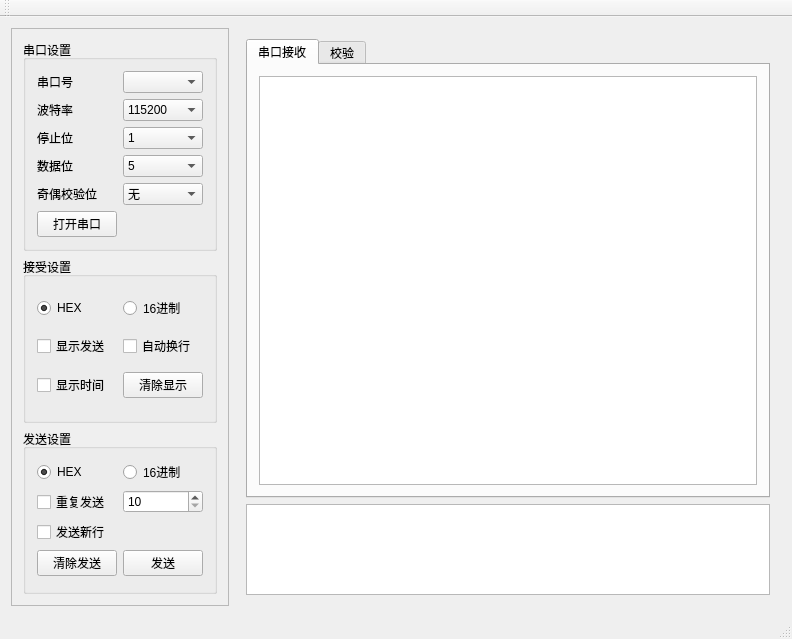
<?xml version="1.0" encoding="UTF-8"?>
<ui version="4.0">
 <class>MainWindow</class>
 <widget class="QMainWindow" name="MainWindow">
  <property name="geometry">
   <rect>
    <x>0</x>
    <y>0</y>
    <width>792</width>
    <height>639</height>
   </rect>
  </property>
  <property name="windowTitle">
   <string>HecCom</string>
  </property>
  <widget class="QWidget" name="centralWidget">
   <layout class="QHBoxLayout" name="horizontalLayout_13">
    <item>
     <widget class="QFrame" name="frame_8">
      <property name="maximumSize">
       <size>
        <width>231</width>
        <height>16777215</height>
       </size>
      </property>
      <property name="frameShape">
       <enum>QFrame::StyledPanel</enum>
      </property>
      <property name="frameShadow">
       <enum>QFrame::Raised</enum>
      </property>
      <layout class="QVBoxLayout" name="verticalLayout_5">
       <item>
        <widget class="QGroupBox" name="groupBox">
         <property name="title">
          <string>串口设置</string>
         </property>
         <layout class="QVBoxLayout" name="verticalLayout">
          <item>
           <layout class="QHBoxLayout" name="horizontalLayout">
            <item>
             <widget class="QLabel" name="label">
              <property name="maximumSize">
               <size>
                <width>16777215</width>
                <height>16777215</height>
               </size>
              </property>
              <property name="text">
               <string>串口号</string>
              </property>
             </widget>
            </item>
            <item>
             <widget class="QComboBox" name="PortBox">
              <property name="maximumSize">
               <size>
                <width>16777215</width>
                <height>16777215</height>
               </size>
              </property>
             </widget>
            </item>
           </layout>
          </item>
          <item>
           <layout class="QHBoxLayout" name="horizontalLayout_2">
            <item>
             <widget class="QLabel" name="label_6">
              <property name="maximumSize">
               <size>
                <width>16777215</width>
                <height>16777215</height>
               </size>
              </property>
              <property name="text">
               <string>波特率</string>
              </property>
             </widget>
            </item>
            <item>
             <widget class="QComboBox" name="BaudBox">
              <property name="maximumSize">
               <size>
                <width>16777215</width>
                <height>16777215</height>
               </size>
              </property>
              <item>
               <property name="text">
                <string>115200</string>
               </property>
              </item>
              <item>
               <property name="text">
                <string>57600</string>
               </property>
              </item>
              <item>
               <property name="text">
                <string>38400</string>
               </property>
              </item>
              <item>
               <property name="text">
                <string>19200</string>
               </property>
              </item>
              <item>
               <property name="text">
                <string>9600</string>
               </property>
              </item>
              <item>
               <property name="text">
                <string>4800</string>
               </property>
              </item>
              <item>
               <property name="text">
                <string>1200</string>
               </property>
              </item>
             </widget>
            </item>
           </layout>
          </item>
          <item>
           <layout class="QHBoxLayout" name="horizontalLayout_3">
            <item>
             <widget class="QLabel" name="label_7">
              <property name="maximumSize">
               <size>
                <width>16777215</width>
                <height>16777215</height>
               </size>
              </property>
              <property name="text">
               <string>停止位</string>
              </property>
             </widget>
            </item>
            <item>
             <widget class="QComboBox" name="StopBox">
              <property name="maximumSize">
               <size>
                <width>16777215</width>
                <height>16777215</height>
               </size>
              </property>
              <item>
               <property name="text">
                <string>1</string>
               </property>
              </item>
              <item>
               <property name="text">
                <string>1.5</string>
               </property>
              </item>
              <item>
               <property name="text">
                <string>2</string>
               </property>
              </item>
             </widget>
            </item>
           </layout>
          </item>
          <item>
           <layout class="QHBoxLayout" name="horizontalLayout_4">
            <item>
             <widget class="QLabel" name="label_8">
              <property name="maximumSize">
               <size>
                <width>16777215</width>
                <height>16777215</height>
               </size>
              </property>
              <property name="text">
               <string>数据位</string>
              </property>
             </widget>
            </item>
            <item>
             <widget class="QComboBox" name="DataBox">
              <property name="maximumSize">
               <size>
                <width>16777215</width>
                <height>16777215</height>
               </size>
              </property>
              <item>
               <property name="text">
                <string>5</string>
               </property>
              </item>
              <item>
               <property name="text">
                <string>6</string>
               </property>
              </item>
              <item>
               <property name="text">
                <string>7</string>
               </property>
              </item>
              <item>
               <property name="text">
                <string>8</string>
               </property>
              </item>
             </widget>
            </item>
           </layout>
          </item>
          <item>
           <layout class="QHBoxLayout" name="horizontalLayout_5">
            <item>
             <widget class="QLabel" name="label_9">
              <property name="maximumSize">
               <size>
                <width>16777215</width>
                <height>16777215</height>
               </size>
              </property>
              <property name="text">
               <string>奇偶校验位</string>
              </property>
             </widget>
            </item>
            <item>
             <widget class="QComboBox" name="ParityBox">
              <item>
               <property name="text">
                <string>无</string>
               </property>
              </item>
              <item>
               <property name="text">
                <string>奇校验</string>
               </property>
              </item>
              <item>
               <property name="text">
                <string>偶校验</string>
               </property>
              </item>
             </widget>
            </item>
           </layout>
          </item>
          <item>
           <layout class="QHBoxLayout" name="horizontalLayout_6">
            <item>
             <widget class="QPushButton" name="openButton">
              <property name="text">
               <string>打开串口</string>
              </property>
             </widget>
            </item>
            <item>
             <spacer name="horizontalSpacer">
              <property name="orientation">
               <enum>Qt::Horizontal</enum>
              </property>
              <property name="sizeHint" stdset="0">
               <size>
                <width>40</width>
                <height>20</height>
               </size>
              </property>
             </spacer>
            </item>
           </layout>
          </item>
         </layout>
        </widget>
       </item>
       <item>
        <widget class="QGroupBox" name="groupBox_2">
         <property name="title">
          <string>接受设置</string>
         </property>
         <layout class="QVBoxLayout" name="verticalLayout_2">
          <item>
           <layout class="QHBoxLayout" name="horizontalLayout_8">
            <item>
             <widget class="QRadioButton" name="rTextRadio">
              <property name="text">
               <string>HEX</string>
              </property>
              <property name="checked">
               <bool>true</bool>
              </property>
             </widget>
            </item>
            <item>
             <widget class="QRadioButton" name="rHexRadio">
              <property name="text">
               <string>16进制</string>
              </property>
             </widget>
            </item>
           </layout>
          </item>
          <item>
           <layout class="QHBoxLayout" name="horizontalLayout_7">
            <item>
             <widget class="QCheckBox" name="reDisplay">
              <property name="text">
               <string>显示发送 </string>
              </property>
             </widget>
            </item>
            <item>
             <widget class="QCheckBox" name="LineChangeButton">
              <property name="text">
               <string>自动换行</string>
              </property>
             </widget>
            </item>
           </layout>
          </item>
          <item>
           <layout class="QHBoxLayout" name="horizontalLayout_9">
            <item>
             <widget class="QCheckBox" name="TimeButton">
              <property name="text">
               <string>显示时间</string>
              </property>
             </widget>
            </item>
            <item>
             <widget class="QPushButton" name="r_clearButton">
              <property name="text">
               <string>清除显示</string>
              </property>
             </widget>
            </item>
           </layout>
          </item>
         </layout>
        </widget>
       </item>
       <item>
        <widget class="QGroupBox" name="groupBox_3">
         <property name="title">
          <string>发送设置</string>
         </property>
         <layout class="QVBoxLayout" name="verticalLayout_3">
          <item>
           <layout class="QHBoxLayout" name="horizontalLayout_10">
            <item>
             <widget class="QRadioButton" name="sTextRadio">
              <property name="text">
               <string>HEX</string>
              </property>
              <property name="checked">
               <bool>true</bool>
              </property>
             </widget>
            </item>
            <item>
             <widget class="QRadioButton" name="sHexRadio">
              <property name="text">
               <string>16进制</string>
              </property>
             </widget>
            </item>
           </layout>
          </item>
          <item>
           <layout class="QHBoxLayout" name="horizontalLayout_11">
            <item>
             <widget class="QCheckBox" name="reSendCheck">
              <property name="text">
               <string>重复发送</string>
              </property>
             </widget>
            </item>
            <item>
             <widget class="QSpinBox" name="spinBox">
              <property name="minimum">
               <number>10</number>
              </property>
              <property name="maximum">
               <number>100000</number>
              </property>
              <property name="singleStep">
               <number>1</number>
              </property>
             </widget>
            </item>
           </layout>
          </item>
          <item>
           <layout class="QHBoxLayout" name="horizontalLayout_19">
            <item>
             <widget class="QCheckBox" name="sLinechange">
              <property name="text">
               <string>发送新行</string>
              </property>
             </widget>
            </item>
            <item>
             <spacer name="horizontalSpacer_8">
              <property name="orientation">
               <enum>Qt::Horizontal</enum>
              </property>
              <property name="sizeHint" stdset="0">
               <size>
                <width>40</width>
                <height>20</height>
               </size>
              </property>
             </spacer>
            </item>
           </layout>
          </item>
          <item>
           <layout class="QHBoxLayout" name="horizontalLayout_12">
            <item>
             <widget class="QPushButton" name="s_clearButton">
              <property name="text">
               <string>清除发送</string>
              </property>
             </widget>
            </item>
            <item>
             <widget class="QPushButton" name="sendButton">
              <property name="text">
               <string>发送</string>
              </property>
             </widget>
            </item>
           </layout>
          </item>
         </layout>
        </widget>
       </item>
      </layout>
     </widget>
    </item>
    <item>
     <widget class="QFrame" name="frame_1">
      <layout class="QVBoxLayout" name="verticalLayout_4">
       <item>
        <widget class="QTabWidget" name="tabWidget">
         <property name="font">
          <font>
           <pointsize>9</pointsize>
          </font>
         </property>
         <property name="currentIndex">
          <number>0</number>
         </property>
         <widget class="QWidget" name="tab">
          <attribute name="title">
           <string>串口接收</string>
          </attribute>
          <layout class="QVBoxLayout" name="verticalLayout_10">
           <item>
            <widget class="QTextBrowser" name="rTextBuffer">
             <property name="maximumSize">
              <size>
               <width>16777215</width>
               <height>16777211</height>
              </size>
             </property>
            </widget>
           </item>
          </layout>
         </widget>
         <widget class="QWidget" name="tab_2">
          <attribute name="title">
           <string>校验</string>
          </attribute>
          <layout class="QVBoxLayout" name="verticalLayout_6">
           <item>
            <widget class="QTabWidget" name="tabWidget_2">
             <property name="font">
              <font>
               <pointsize>9</pointsize>
              </font>
             </property>
             <property name="currentIndex">
              <number>0</number>
             </property>
             <widget class="QWidget" name="tab_3">
              <attribute name="title">
               <string>协议</string>
              </attribute>
              <layout class="QVBoxLayout" name="verticalLayout_7">
               <item>
                <widget class="QFrame" name="frame_3">
                 <property name="frameShape">
                  <enum>QFrame::StyledPanel</enum>
                 </property>
                 <property name="frameShadow">
                  <enum>QFrame::Raised</enum>
                 </property>
                 <layout class="QHBoxLayout" name="horizontalLayout_15">
                  <item>
                   <widget class="QLabel" name="label_2">
                    <property name="font">
                     <font>
                      <pointsize>12</pointsize>
                     </font>
                    </property>
                    <property name="text">
                     <string>命令字  </string>
                    </property>
                   </widget>
                  </item>
                  <item>
                   <widget class="QLineEdit" name="OrderBuffer">
                    <property name="font">
                     <font>
                      <pointsize>15</pointsize>
                     </font>
                    </property>
                   </widget>
                  </item>
                  <item>
                   <widget class="QLabel" name="label_3">
                    <property name="font">
                     <font>
                      <pointsize>12</pointsize>
                     </font>
                    </property>
                    <property name="text">
                     <string>机器码</string>
                    </property>
                   </widget>
                  </item>
                  <item>
                   <widget class="QLineEdit" name="MachineBuffer">
                    <property name="font">
                     <font>
                      <pointsize>15</pointsize>
                     </font>
                    </property>
                   </widget>
                  </item>
                 </layout>
                </widget>
               </item>
               <item>
                <widget class="QFrame" name="frame_4">
                 <property name="frameShape">
                  <enum>QFrame::StyledPanel</enum>
                 </property>
                 <property name="frameShadow">
                  <enum>QFrame::Raised</enum>
                 </property>
                 <layout class="QHBoxLayout" name="horizontalLayout_16">
                  <item>
                   <widget class="QLabel" name="label_4">
                    <property name="font">
                     <font>
                      <pointsize>12</pointsize>
                     </font>
                    </property>
                    <property name="text">
                     <string>数据类型</string>
                    </property>
                   </widget>
                  </item>
                  <item>
                   <widget class="QLineEdit" name="DataTypeBuffer">
                    <property name="font">
                     <font>
                      <pointsize>15</pointsize>
                     </font>
                    </property>
                   </widget>
                  </item>
                  <item>
                   <widget class="QLabel" name="label_5">
                    <property name="font">
                     <font>
                      <pointsize>12</pointsize>
                     </font>
                    </property>
                    <property name="text">
                     <string>端口号</string>
                    </property>
                   </widget>
                  </item>
                  <item>
                   <widget class="QLineEdit" name="PortBuffer">
                    <property name="font">
                     <font>
                      <pointsize>15</pointsize>
                     </font>
                    </property>
                   </widget>
                  </item>
                 </layout>
                </widget>
               </item>
               <item>
                <widget class="QFrame" name="frame_5">
                 <property name="frameShape">
                  <enum>QFrame::StyledPanel</enum>
                 </property>
                 <property name="frameShadow">
                  <enum>QFrame::Raised</enum>
                 </property>
                 <layout class="QHBoxLayout" name="horizontalLayout_17">
                  <item>
                   <widget class="QLabel" name="label_10">
                    <property name="font">
                     <font>
                      <pointsize>12</pointsize>
                     </font>
                    </property>
                    <property name="text">
                     <string>网址</string>
                    </property>
                   </widget>
                  </item>
                  <item>
                   <widget class="QLineEdit" name="WebBuffer">
                    <property name="font">
                     <font>
                      <pointsize>15</pointsize>
                     </font>
                    </property>
                   </widget>
                  </item>
                 </layout>
                </widget>
               </item>
              </layout>
             </widget>
             <widget class="QWidget" name="tab_4">
              <attribute name="title">
               <string>字符</string>
              </attribute>
              <layout class="QVBoxLayout" name="verticalLayout_8">
               <item>
                <widget class="QFrame" name="frame_6">
                 <property name="minimumSize">
                  <size>
                   <width>0</width>
                   <height>50</height>
                  </size>
                 </property>
                 <property name="maximumSize">
                  <size>
                   <width>16777215</width>
                   <height>50</height>
                  </size>
                 </property>
                 <property name="frameShape">
                  <enum>QFrame::StyledPanel</enum>
                 </property>
                 <property name="frameShadow">
                  <enum>QFrame::Raised</enum>
                 </property>
                 <layout class="QHBoxLayout" name="horizontalLayout_18">
                  <item>
                   <widget class="QCheckBox" name="HexBox">
                    <property name="font">
                     <font>
                      <pointsize>12</pointsize>
                     </font>
                    </property>
                    <property name="text">
                     <string>16进制</string>
                    </property>
                   </widget>
                  </item>
                  <item>
                   <spacer name="horizontalSpacer_5">
                    <property name="orientation">
                     <enum>Qt::Horizontal</enum>
                    </property>
                    <property name="sizeHint" stdset="0">
                     <size>
                      <width>129</width>
                      <height>20</height>
                     </size>
                    </property>
                   </spacer>
                  </item>
                  <item>
                   <spacer name="horizontalSpacer_6">
                    <property name="orientation">
                     <enum>Qt::Horizontal</enum>
                    </property>
                    <property name="sizeHint" stdset="0">
                     <size>
                      <width>128</width>
                      <height>20</height>
                     </size>
                    </property>
                   </spacer>
                  </item>
                  <item>
                   <spacer name="horizontalSpacer_7">
                    <property name="orientation">
                     <enum>Qt::Horizontal</enum>
                    </property>
                    <property name="sizeHint" stdset="0">
                     <size>
                      <width>129</width>
                      <height>20</height>
                     </size>
                    </property>
                   </spacer>
                  </item>
                 </layout>
                </widget>
               </item>
               <item>
                <widget class="QFrame" name="frame_7">
                 <property name="frameShape">
                  <enum>QFrame::StyledPanel</enum>
                 </property>
                 <property name="frameShadow">
                  <enum>QFrame::Raised</enum>
                 </property>
                 <layout class="QVBoxLayout" name="verticalLayout_9">
                  <item>
                   <widget class="QPlainTextEdit" name="InputBuffer">
                    <property name="font">
                     <font>
                      <pointsize>15</pointsize>
                     </font>
                    </property>
                   </widget>
                  </item>
                 </layout>
                </widget>
               </item>
              </layout>
             </widget>
            </widget>
           </item>
           <item>
            <widget class="QFrame" name="frame_2">
             <property name="minimumSize">
              <size>
               <width>0</width>
               <height>50</height>
              </size>
             </property>
             <property name="maximumSize">
              <size>
               <width>16777215</width>
               <height>50</height>
              </size>
             </property>
             <property name="frameShape">
              <enum>QFrame::StyledPanel</enum>
             </property>
             <property name="frameShadow">
              <enum>QFrame::Raised</enum>
             </property>
             <layout class="QHBoxLayout" name="horizontalLayout_14">
              <item>
               <spacer name="horizontalSpacer_2">
                <property name="orientation">
                 <enum>Qt::Horizontal</enum>
                </property>
                <property name="sizeHint" stdset="0">
                 <size>
                  <width>108</width>
                  <height>20</height>
                 </size>
                </property>
               </spacer>
              </item>
              <item>
               <widget class="QPushButton" name="InitButton">
                <property name="font">
                 <font>
                  <pointsize>12</pointsize>
                 </font>
                </property>
                <property name="text">
                 <string>初始化</string>
                </property>
               </widget>
              </item>
              <item>
               <spacer name="horizontalSpacer_3">
                <property name="orientation">
                 <enum>Qt::Horizontal</enum>
                </property>
                <property name="sizeHint" stdset="0">
                 <size>
                  <width>109</width>
                  <height>20</height>
                 </size>
                </property>
               </spacer>
              </item>
              <item>
               <widget class="QPushButton" name="calButton">
                <property name="font">
                 <font>
                  <pointsize>12</pointsize>
                 </font>
                </property>
                <property name="text">
                 <string>计算</string>
                </property>
               </widget>
              </item>
              <item>
               <spacer name="horizontalSpacer_4">
                <property name="orientation">
                 <enum>Qt::Horizontal</enum>
                </property>
                <property name="sizeHint" stdset="0">
                 <size>
                  <width>40</width>
                  <height>20</height>
                 </size>
                </property>
               </spacer>
              </item>
             </layout>
            </widget>
           </item>
           <item>
            <widget class="QPlainTextEdit" name="calTextBuffer">
             <property name="minimumSize">
              <size>
               <width>0</width>
               <height>80</height>
              </size>
             </property>
             <property name="maximumSize">
              <size>
               <width>16777215</width>
               <height>80</height>
              </size>
             </property>
             <property name="font">
              <font>
               <pointsize>15</pointsize>
              </font>
             </property>
            </widget>
           </item>
          </layout>
         </widget>
        </widget>
       </item>
       <item>
        <widget class="QPlainTextEdit" name="sTextBuffer">
         <property name="maximumSize">
          <size>
           <width>16777215</width>
           <height>150</height>
          </size>
         </property>
         <property name="font">
          <font>
           <pointsize>15</pointsize>
          </font>
         </property>
        </widget>
       </item>
      </layout>
     </widget>
    </item>
   </layout>
  </widget>
  <widget class="QMenuBar" name="menuBar">
   <property name="geometry">
    <rect>
     <x>0</x>
     <y>0</y>
     <width>792</width>
     <height>23</height>
    </rect>
   </property>
  </widget>
  <widget class="QToolBar" name="mainToolBar">
   <attribute name="toolBarArea">
    <enum>TopToolBarArea</enum>
   </attribute>
   <attribute name="toolBarBreak">
    <bool>false</bool>
   </attribute>
  </widget>
  <widget class="QStatusBar" name="statusBar"/>
 </widget>
 <layoutdefault spacing="6" margin="11"/>
 <resources/>
 <connections/>
</ui>
